Frame 1 (no input): blank canvas, image omitted
Frame 60 (the mouse pressed at the canvas centre just before this capture): blank canvas, image omitted
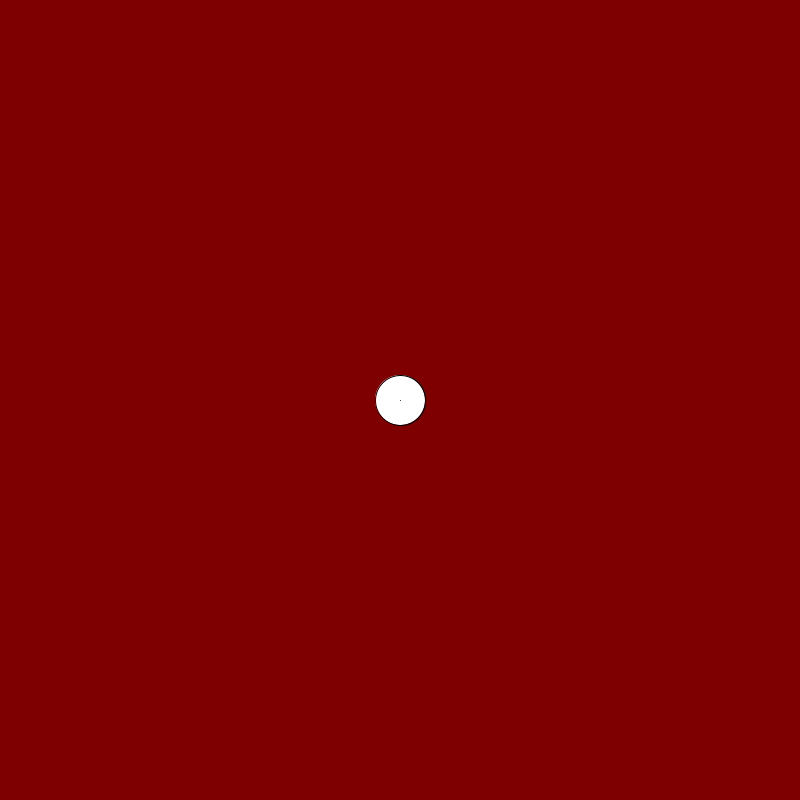
Frame 120 (the mouse held since frame 60 and released just before this capture)

The Processing sketch whose frames 1 and 60 were blank and that drew this single picture after the mouse press (run headless with seeded random() and noise(); from frame 60 on, the mouse is pressed at the canvas centre):

// Processing sketch: sketch_231016a
// ── sketch_231016a.pde
void setup()
{
  size(800,800);
}

void draw()
{
  background((255 * mouseX)/width,(1 * mouseX)/width,(1 * mouseX)/width);
  ellipse(width-mouseX,mouseY,50,50);
  line(pmouseX,pmouseY,mouseX,mouseY);
}
